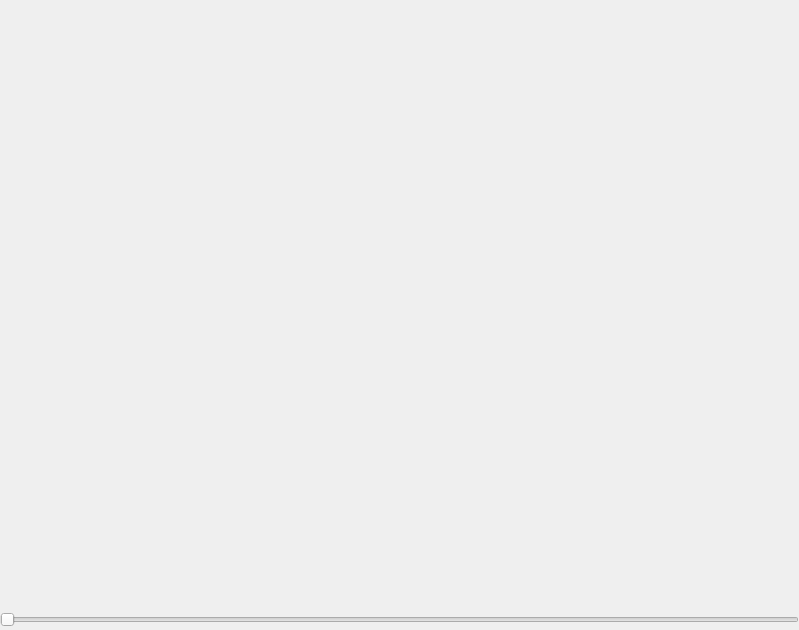
<?xml version="1.0" encoding="UTF-8"?>
<ui version="4.0">
 <class>AppletPlayerPhotoUi</class>
 <widget class="QWidget" name="AppletPlayerPhotoUi">
  <property name="geometry">
   <rect>
    <x>0</x>
    <y>0</y>
    <width>799</width>
    <height>630</height>
   </rect>
  </property>
  <property name="sizePolicy">
   <sizepolicy hsizetype="Expanding" vsizetype="Expanding">
    <horstretch>0</horstretch>
    <verstretch>0</verstretch>
   </sizepolicy>
  </property>
  <property name="minimumSize">
   <size>
    <width>0</width>
    <height>0</height>
   </size>
  </property>
  <property name="maximumSize">
   <size>
    <width>16777215</width>
    <height>16777215</height>
   </size>
  </property>
  <property name="windowTitle">
   <string>Form</string>
  </property>
  <property name="styleSheet">
   <string notr="true"/>
  </property>
  <layout class="QVBoxLayout" name="verticalLayout">
   <property name="spacing">
    <number>0</number>
   </property>
   <property name="leftMargin">
    <number>0</number>
   </property>
   <property name="topMargin">
    <number>0</number>
   </property>
   <property name="rightMargin">
    <number>0</number>
   </property>
   <property name="bottomMargin">
    <number>0</number>
   </property>
   <item>
    <widget class="VidWidget" name="m_VidWidget" native="true">
     <property name="sizePolicy">
      <sizepolicy hsizetype="Expanding" vsizetype="Expanding">
       <horstretch>0</horstretch>
       <verstretch>0</verstretch>
      </sizepolicy>
     </property>
     <property name="minimumSize">
      <size>
       <width>100</width>
       <height>100</height>
      </size>
     </property>
     <property name="maximumSize">
      <size>
       <width>16777215</width>
       <height>16777215</height>
      </size>
     </property>
    </widget>
   </item>
   <item>
    <widget class="QSlider" name="m_PlayPosSlider">
     <property name="sizePolicy">
      <sizepolicy hsizetype="Expanding" vsizetype="Fixed">
       <horstretch>0</horstretch>
       <verstretch>0</verstretch>
      </sizepolicy>
     </property>
     <property name="minimumSize">
      <size>
       <width>0</width>
       <height>20</height>
      </size>
     </property>
     <property name="maximumSize">
      <size>
       <width>16777215</width>
       <height>20</height>
      </size>
     </property>
     <property name="orientation">
      <enum>Qt::Horizontal</enum>
     </property>
    </widget>
   </item>
  </layout>
 </widget>
 <customwidgets>
  <customwidget>
   <class>VidWidget</class>
   <extends>QWidget</extends>
   <header>VidWidget.h</header>
   <container>1</container>
  </customwidget>
 </customwidgets>
 <resources/>
 <connections/>
</ui>
